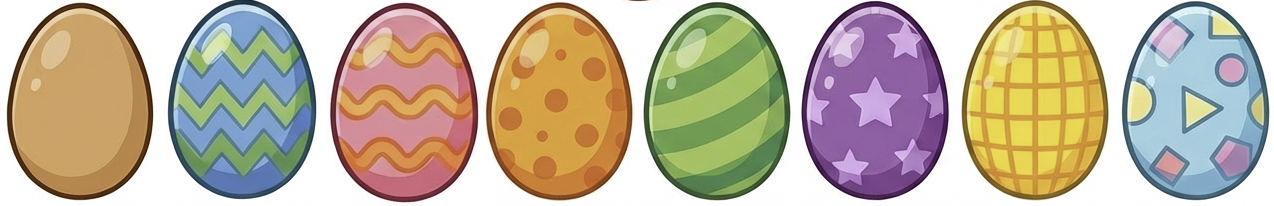
#> input picture raw-resources/eggs.png, 2548 x 412 px (shown at 1/2 size)
$ python remove_white_bg.py
#> lines starting #> are read from the running program, lines starting #| are printed output that depends on the picture
#> in main, img is the input picture: PIL image 2548x412 RGBA; mean R, G, B, A 192.1, 179.5, 158.1, 190.3
#!/usr/bin/env python3
"""
将 eggs.png 和 chickens.png 的纯白背景改为金闪闪色，保存为 PNG。
依赖: pip install Pillow
"""

import math
from pathlib import Path

try:
    from PIL import Image
except ImportError:
    print("请先安装 Pillow: pip install Pillow")
    raise

# 脚本所在目录
SCRIPT_DIR = Path(__file__).resolve().parent

# 输入 -> 输出文件名
IMAGES = [
    ("eggs.png", "eggs.png"),
    ("chickens.png", "chickens.png"),
]

# 视为“纯白背景”的 RGB 阈值，超过则替换为金闪闪 (0-255)
WHITE_THRESHOLD = 250

# 金闪闪基色 (R, G, B) — 饱和的金黄
GOLD_BASE = (255, 218, 90)

# 闪闪：按像素位置做轻微明暗变化，避免死板
SHIMMER_SCALE = 0.12
SHIMMER_FREQ = 0.04

# 抗锯齿：接近白色的像素按比例混合为金色
SMOOTH_EDGES = True


def rgba_white_to_yolk(img, white_thresh=WHITE_THRESHOLD, gold_base=GOLD_BASE, smooth=SMOOTH_EDGES):
    """将纯白/近白像素改为金闪闪色，返回 RGBA 新图。"""
#> called with white_thresh = 250, gold_base = (255, 218, 90), smooth = True
    img = img.convert("RGBA")
    gr, gg, gb = gold_base
    w, h = img.size
#> w = 2548; h = 412
    data = img.getdata()
    out = []
    for i, item in enumerate(data):
        r, g, b, a = item
        x, y = i % w, i // w
        shimmer = 1.0 + SHIMMER_SCALE * math.sin(x * SHIMMER_FREQ) * math.sin(y * SHIMMER_FREQ)
        sr = min(255, int(gr * shimmer))
        sg = min(255, int(gg * shimmer))
        sb = min(255, int(gb * shimmer))
        max_rgb = max(r, g, b)
        if max_rgb >= white_thresh:
            if smooth:
                t = (max_rgb - white_thresh) / (255 - white_thresh) if white_thresh < 255 else 1
                nr = int(r * (1 - t) + sr * t)
                ng = int(g * (1 - t) + sg * t)
                nb = int(b * (1 - t) + sb * t)
                out.append((nr, ng, nb, a))
            else:
                out.append((sr, sg, sb, a))
        else:
            out.append(item)
#> this loop made 1049776 passes
#> (r, g, b, a, max_rgb, t, nr, ng) on passes 1 to 12: (255, 255, 255, 0, 255, 1, 255, 218), (255, 255, 255, 0, 255, 1, 255, 218), (254, 254, 254, 50, 254, 0.8, 254, 225), (254, 254, 254, 50, 254, 0.8, 254, 225), (255, 255, 255, 0, 255, 1, 255, 218), (255, 255, 255, 0, 255, 1, 255, 218), (254, 254, 254, 50, 254, 0.8, 254, 225), (254, 254, 254, 50, 254, 0.8, 254, 225), (255, 255, 255, 0, 255, 1, 255, 218), (255, 255, 255, 0, 255, 1, 255, 218), (255, 255, 255, 0, 255, 1, 255, 218), (255, 255, 255, 0, 255, 1, 255, 218)
#> item on passes 48 to 53: (255, 254, 255, 0), (255, 255, 255, 0), (255, 255, 255, 0), (255, 255, 255, 0), (255, 255, 255, 0), (255, 255, 255, 0)
    img.putdata(out)
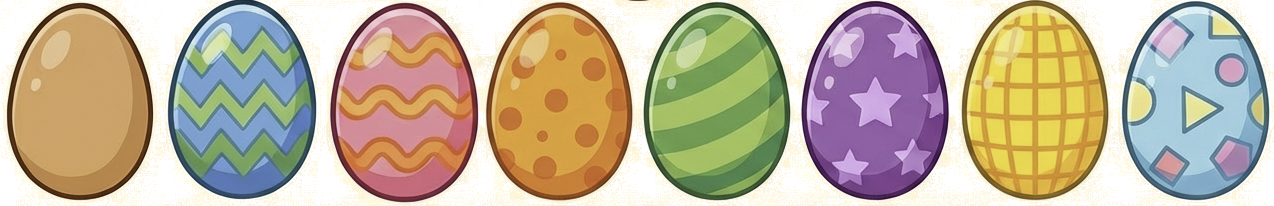
#> img: PIL image 2548x412 RGBA (shown at 1/2 size); mean R, G, B, A 190.7, 170.1, 116.6, 190.3; transparent parts drawn white
    return img


def main():
    for in_name, out_name in IMAGES:
        src = SCRIPT_DIR / in_name
        dst = SCRIPT_DIR / out_name
        if not src.exists():
            print(f"跳过（不存在）: {src}")
            continue
        print(f"处理: {src.name} -> {dst.name}")
        img = Image.open(src)
        img = rgba_white_to_yolk(img)
        img.save(dst, format="PNG")
        print(f"  已保存 PNG: {dst}")
    print("完成。")


if __name__ == "__main__":
    main()
